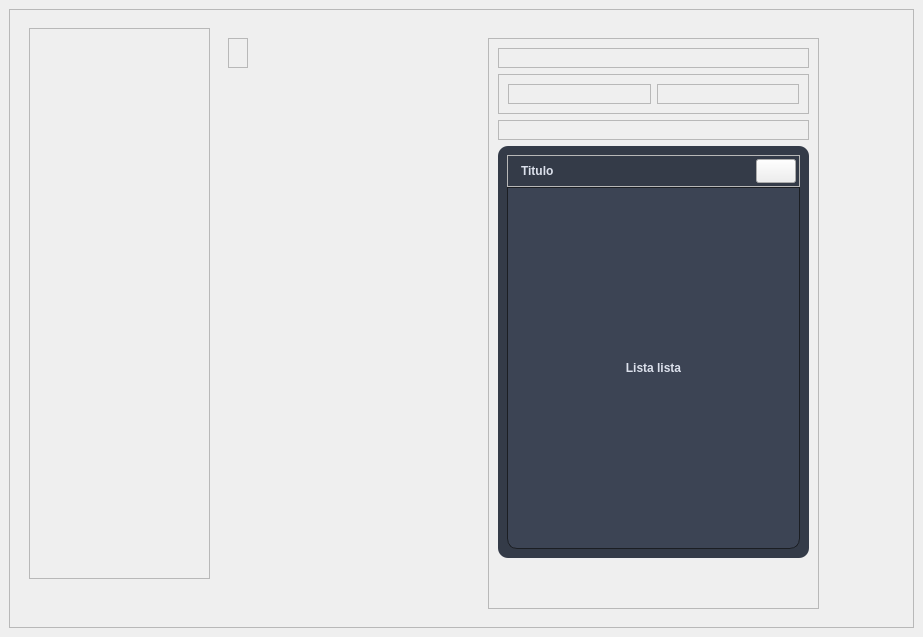
<?xml version="1.0" encoding="UTF-8"?>
<ui version="4.0">
 <class>MainWindow</class>
 <widget class="QMainWindow" name="MainWindow">
  <property name="geometry">
   <rect>
    <x>0</x>
    <y>0</y>
    <width>923</width>
    <height>637</height>
   </rect>
  </property>
  <property name="windowTitle">
   <string>MainWindow</string>
  </property>
  <widget class="QWidget" name="central_widget">
   <layout class="QVBoxLayout" name="central_widget_layout">
    <item>
     <widget class="PyWindow" name="window">
      <property name="frameShape">
       <enum>QFrame::StyledPanel</enum>
      </property>
      <property name="frameShadow">
       <enum>QFrame::Raised</enum>
      </property>
      <widget class="QFrame" name="left_menu_frame">
       <property name="geometry">
        <rect>
         <x>20</x>
         <y>19</y>
         <width>181</width>
         <height>551</height>
        </rect>
       </property>
       <property name="frameShape">
        <enum>QFrame::StyledPanel</enum>
       </property>
       <property name="frameShadow">
        <enum>QFrame::Raised</enum>
       </property>
       <layout class="QHBoxLayout" name="left_menu_layout">
        <item>
         <widget class="PyLeftMenu" name="left_menu" native="true"/>
        </item>
       </layout>
      </widget>
      <widget class="QFrame" name="left_column_frame">
       <property name="geometry">
        <rect>
         <x>219</x>
         <y>29</y>
         <width>20</width>
         <height>30</height>
        </rect>
       </property>
       <property name="frameShape">
        <enum>QFrame::StyledPanel</enum>
       </property>
       <property name="frameShadow">
        <enum>QFrame::Raised</enum>
       </property>
       <layout class="QVBoxLayout" name="left_column_layout">
        <item>
         <widget class="PyLeftColumn" name="left_column" native="true"/>
        </item>
       </layout>
      </widget>
      <widget class="QFrame" name="right_app_frame">
       <property name="geometry">
        <rect>
         <x>479</x>
         <y>29</y>
         <width>331</width>
         <height>571</height>
        </rect>
       </property>
       <property name="frameShape">
        <enum>QFrame::StyledPanel</enum>
       </property>
       <property name="frameShadow">
        <enum>QFrame::Raised</enum>
       </property>
       <layout class="QVBoxLayout" name="right_app_layout">
        <property name="bottomMargin">
         <number>50</number>
        </property>
        <item>
         <widget class="QFrame" name="title_bar_frame">
          <property name="frameShape">
           <enum>QFrame::StyledPanel</enum>
          </property>
          <property name="frameShadow">
           <enum>QFrame::Raised</enum>
          </property>
          <layout class="QVBoxLayout" name="title_bar_layout">
           <item>
            <widget class="PyTitleBar" name="title_bar" native="true"/>
           </item>
          </layout>
         </widget>
        </item>
        <item>
         <widget class="QFrame" name="content_area_frame">
          <property name="frameShape">
           <enum>QFrame::StyledPanel</enum>
          </property>
          <property name="frameShadow">
           <enum>QFrame::Raised</enum>
          </property>
          <layout class="QHBoxLayout" name="content_area_layout">
           <item>
            <widget class="QFrame" name="right_column_frame">
             <property name="frameShape">
              <enum>QFrame::StyledPanel</enum>
             </property>
             <property name="frameShadow">
              <enum>QFrame::Raised</enum>
             </property>
             <layout class="QVBoxLayout" name="content_area_right_layout">
              <item>
               <widget class="QFrame" name="content_area_right_bg_frame">
                <property name="frameShape">
                 <enum>QFrame::StyledPanel</enum>
                </property>
                <property name="frameShadow">
                 <enum>QFrame::Raised</enum>
                </property>
               </widget>
              </item>
             </layout>
            </widget>
           </item>
           <item>
            <widget class="QFrame" name="content_area_left_frame">
             <property name="frameShape">
              <enum>QFrame::StyledPanel</enum>
             </property>
             <property name="frameShadow">
              <enum>QFrame::Raised</enum>
             </property>
            </widget>
           </item>
          </layout>
         </widget>
        </item>
        <item>
         <widget class="QFrame" name="credits_frame">
          <property name="frameShape">
           <enum>QFrame::StyledPanel</enum>
          </property>
          <property name="frameShadow">
           <enum>QFrame::Raised</enum>
          </property>
          <layout class="QVBoxLayout" name="credits_layout">
           <item>
            <widget class="PyCredits" name="credits" native="true"/>
           </item>
          </layout>
         </widget>
        </item>
        <item>
         <widget class="PyPopupNotification" name="popup_notification_container" native="true">
          <property name="styleSheet">
           <string notr="true">    #popup_notification_subcontainer{
	border-color: #343b48;
	border-radius:10px;
	border-width: 1px;
	margin: 0px;
	background-color: #343b48;

}

#label_list {
	border: 1px ;
border-color: #1b1e23;
border-style: solid;
	border-bottom-left-radius:10px;
	border-bottom-right-radius:10px;
	background-color: #3c4454;
color: #dce1ec;


}

#list_notification_frame {
	background-color:#1b1e23;
border-top-right-radius: 10px;
border-top-left-radius: 10px;
}

#title_notification {
padding-left: 7px;
color: #dce1ec;
}</string>
          </property>
          <layout class="QVBoxLayout" name="popup_notification_container_layout">
           <property name="spacing">
            <number>6</number>
           </property>
           <property name="leftMargin">
            <number>0</number>
           </property>
           <property name="topMargin">
            <number>0</number>
           </property>
           <property name="rightMargin">
            <number>0</number>
           </property>
           <property name="bottomMargin">
            <number>0</number>
           </property>
           <item>
            <widget class="QWidget" name="popup_notification_subcontainer" native="true">
             <property name="styleSheet">
              <string notr="true"/>
             </property>
             <layout class="QVBoxLayout" name="popup_notification_subcontainer_layout">
              <property name="spacing">
               <number>0</number>
              </property>
              <item alignment="Qt::AlignTop">
               <widget class="QFrame" name="title_notification_frame">
                <property name="sizePolicy">
                 <sizepolicy hsizetype="Preferred" vsizetype="Preferred">
                  <horstretch>0</horstretch>
                  <verstretch>0</verstretch>
                 </sizepolicy>
                </property>
                <property name="styleSheet">
                 <string notr="true"/>
                </property>
                <property name="frameShape">
                 <enum>QFrame::StyledPanel</enum>
                </property>
                <property name="frameShadow">
                 <enum>QFrame::Raised</enum>
                </property>
                <layout class="QHBoxLayout" name="horizontalLayout">
                 <property name="leftMargin">
                  <number>3</number>
                 </property>
                 <property name="topMargin">
                  <number>3</number>
                 </property>
                 <property name="rightMargin">
                  <number>3</number>
                 </property>
                 <property name="bottomMargin">
                  <number>3</number>
                 </property>
                 <item>
                  <widget class="QLabel" name="title_notification">
                   <property name="sizePolicy">
                    <sizepolicy hsizetype="Expanding" vsizetype="Preferred">
                     <horstretch>0</horstretch>
                     <verstretch>0</verstretch>
                    </sizepolicy>
                   </property>
                   <property name="font">
                    <font>
                     <bold>true</bold>
                    </font>
                   </property>
                   <property name="styleSheet">
                    <string notr="true"/>
                   </property>
                   <property name="text">
                    <string>Titulo</string>
                   </property>
                   <property name="alignment">
                    <set>Qt::AlignLeading|Qt::AlignLeft|Qt::AlignVCenter</set>
                   </property>
                  </widget>
                 </item>
                 <item alignment="Qt::AlignRight">
                  <widget class="QPushButton" name="btn_close_notification">
                   <property name="minimumSize">
                    <size>
                     <width>24</width>
                     <height>24</height>
                    </size>
                   </property>
                   <property name="text">
                    <string/>
                   </property>
                   <property name="iconSize">
                    <size>
                     <width>24</width>
                     <height>24</height>
                    </size>
                   </property>
                  </widget>
                 </item>
                </layout>
               </widget>
              </item>
              <item>
               <widget class="QLabel" name="label_list">
                <property name="sizePolicy">
                 <sizepolicy hsizetype="Preferred" vsizetype="MinimumExpanding">
                  <horstretch>0</horstretch>
                  <verstretch>0</verstretch>
                 </sizepolicy>
                </property>
                <property name="font">
                 <font>
                  <bold>true</bold>
                 </font>
                </property>
                <property name="styleSheet">
                 <string notr="true"/>
                </property>
                <property name="text">
                 <string>Lista lista</string>
                </property>
                <property name="alignment">
                 <set>Qt::AlignCenter</set>
                </property>
               </widget>
              </item>
             </layout>
            </widget>
           </item>
          </layout>
         </widget>
        </item>
       </layout>
      </widget>
     </widget>
    </item>
   </layout>
  </widget>
 </widget>
 <customwidgets>
  <customwidget>
   <class>PyWindow</class>
   <extends>QFrame</extends>
   <header>gui\widgets\py_window\py_window.h</header>
   <container>1</container>
  </customwidget>
  <customwidget>
   <class>PyLeftMenu</class>
   <extends>QWidget</extends>
   <header>pyleftmenu.h</header>
   <container>1</container>
  </customwidget>
  <customwidget>
   <class>PyLeftColumn</class>
   <extends>QWidget</extends>
   <header>pyleftcolumn.h</header>
   <container>1</container>
  </customwidget>
  <customwidget>
   <class>PyTitleBar</class>
   <extends>QWidget</extends>
   <header>pytitlebar.h</header>
   <container>1</container>
  </customwidget>
  <customwidget>
   <class>PyCredits</class>
   <extends>QWidget</extends>
   <header>pycredits.h</header>
   <container>1</container>
  </customwidget>
  <customwidget>
   <class>PyPopupNotification</class>
   <extends>QWidget</extends>
   <header>pypopupnotification.h</header>
   <container>1</container>
  </customwidget>
 </customwidgets>
 <resources/>
 <connections/>
</ui>
